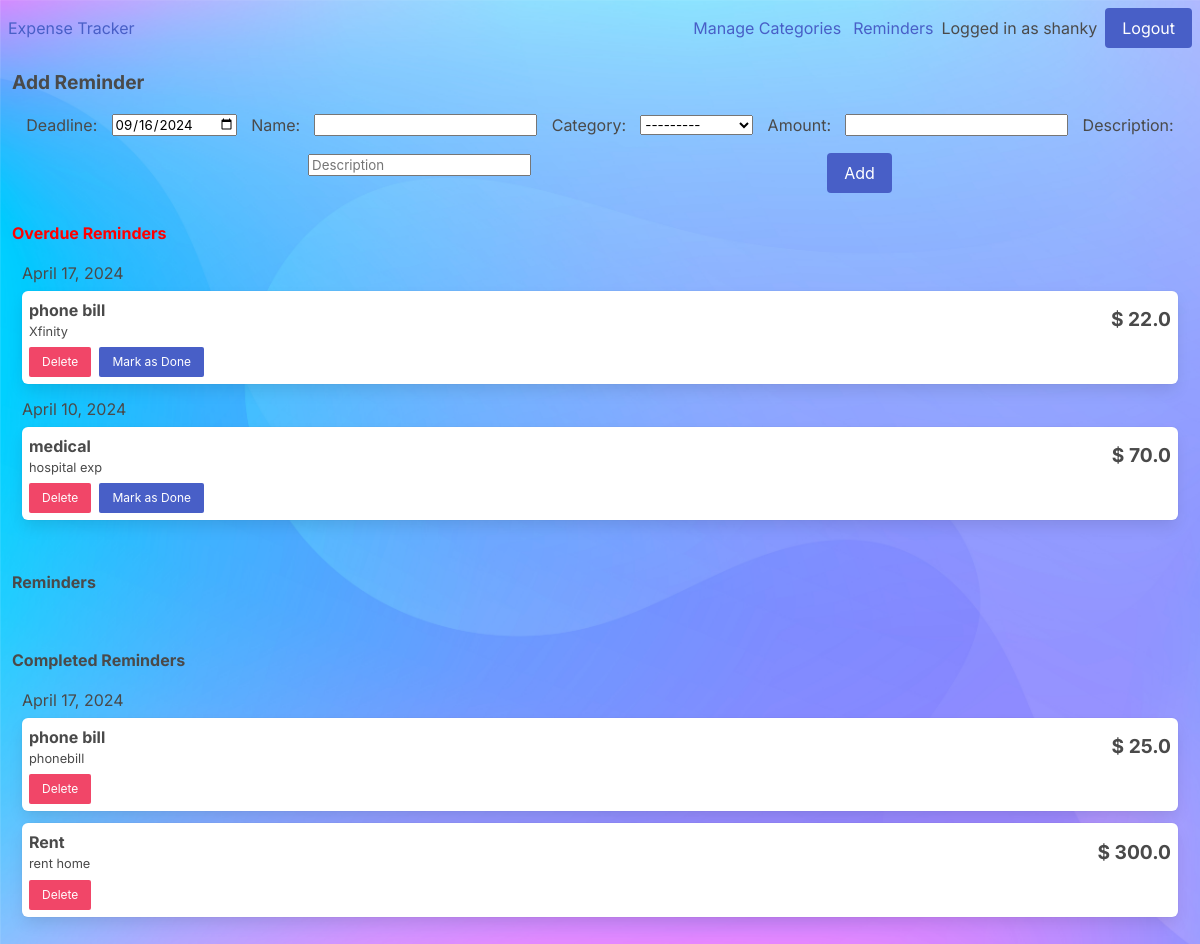
The app's page /reminders/ (signed in) with its own data.
### tracker/models.py (models this page shows, shortened)
class Category(models.Model):
    name = models.CharField(max_length=266)
    def __str__(self):
        return self.name

class Reminder(models.Model):
    deadline = models.DateField()
    name = models.CharField(max_length=266)
    category = models.ForeignKey('Category', on_delete=models.CASCADE)
    amount = models.FloatField()
    description = models.TextField(max_length=1024)
    done = models.BooleanField(default=False)
    owner = models.ForeignKey('auth.User', related_name='reminders', on_delete=models.CASCADE)

### tracker/views.py (the view, shortened to what this page needs)
# urls.py: path('reminders/', views.reminder, name='reminders'),
def reminder(request):
    reminder_by_date = {}
    overdue_reminders = {}
    done_reminders = {}
    for reminder in Reminder.objects.filter(
        owner=request.user, done=False, deadline__gte=datetime.date.today()
    ).order_by("-deadline"):
        if reminder.deadline not in reminder_by_date:
            reminder_by_date[reminder.deadline] = [reminder]
        else:
            reminder_by_date[reminder.deadline].append(reminder)
    for reminder in Reminder.objects.filter(
        owner=request.user, done=False, deadline__lt=datetime.date.today()
    ).order_by("-deadline"):
        if reminder.deadline not in overdue_reminders:
            overdue_reminders[reminder.deadline] = [reminder]
        else:
            overdue_reminders[reminder.deadline].append(reminder)
    for reminder in Reminder.objects.filter(owner=request.user, done=True).order_by(
        "-deadline"
    ):
        if reminder.deadline not in done_reminders:
            done_reminders[reminder.deadline] = [reminder]
        else:
            done_reminders[reminder.deadline].append(reminder)
    return render(
        request,
        "reminders.html",
        {
            "responseform": ReminderForm(),
            "reminders": reminder_by_date,
            "overdue_reminders": overdue_reminders,
            "done_reminders": done_reminders,
        },
    )

### tracker/forms.py
class ReminderForm(forms.ModelForm):
    class Meta:
        model = Reminder
        fields = ['deadline', 'name', 'category', 'amount', 'description']
        widgets = {
            'deadline': forms.DateInput(attrs={'type': 'date', 'class': 'form-control', 'value': datetime.date.today()}),
            'description': forms.TextInput(attrs={'class': 'form-control', 'placeholder': 'Description'}),
        }

### expensetracker/context_processors.py (called while the page is built)
def get_app_wide_configs(request):
    return {
        'CURRENCY': 'USD'
    }

### templates/reminders.html (shortened to what this page needs)
{% load bulma_tags %}
<!DOCTYPE html>
<head>
    <link rel="stylesheet" href="https://cdn.jsdelivr.net/npm/bulma@0.9.4/css/bulma.min.css">
</head>
<body>
    <div style="display: flex; justify-content: space-between; margin: 1vh; align-items: center;">
        <div><a href="/">
            Expense Tracker
        </a></div>
        {% if request.user.is_authenticated %}
            <div style="display: flex; align-items: center; width: 60%; gap: 8px; justify-content: end;">
                <div style="display: flex; align-items: center; margin-left: 12px; gap: 12px;">
                    <div><a href="{% url 'manage_category' %}">Manage Categories</a></div>
                    <div><a href="{% url 'reminders' %}">Reminders</a></div>
                </div>
                <div>Logged in as {{ request.user.username }}</div>
                <a class="button is-link" href="{% url 'logout' %}">Logout</a>
            </div>
        {% else %}
            <div>
                <a href="{% url 'login' %}">Login</a>
                <a href="{% url 'signup' %}">Signup</a>
            </div>
        {% endif %}
    </div>
    {% if request.user.is_authenticated %}
        <div style="display: flex; justify-content: center; flex-direction: column; padding: 12px;">
            <div style="font-size: 1.2rem; margin-bottom: 2vh; font-weight: bold;">Add Reminder</div>
            <form style="display: flex; justify-content: space-evenly; width: 100%; align-items: center; flex-wrap: wrap;" method="POST" action="{% url 'reminders' %}">
                {{ responseform | bulma }}
                <div class="field is-grouped" style="margin-top: 2vh;">
                    <div class="control">
                        <button class="button is-link">Add</button>
                    </div>
                </div>
            </form>
            <div style="display: flex; justify-content: space-between; align-items: center; margin-top: 20px;">
                <div style="font-weight: bold; margin-top: 8px; color: red;">
                    Overdue Reminders
                </div>
            </div>
            <div style="display: flex; padding: 10px; flex-direction: column; gap: 1px; margin-top: 6px;" id="reminders">
                {% for day, exps in overdue_reminders.items %}
                    <div>
                        <div style="font-weight: semibold; margin-bottom: 6px;">
                            {{day}}
                        </div>
                        {% for exp in exps %}
                            <div class="box" style="margin-bottom: 2px; margin-top: 2px; padding: 7px; margin-bottom: 12px;">
                                <div style="display: flex; align-items: center; justify-content: space-between;">
                                    <div>
                                        <div style="font-weight: bold;">{{exp.category}}</div>
                                        <div style="font-size: .8rem;">{{exp.description}}</div>
                                    </div>
                                    <div>
                                        <div style="font-size: 1.2rem; font-weight: bold;">$ {{exp.amount}}</div>
                                    </div>
                                </div>
                                <div style="display: flex; align-items: center; gap: 8px; margin-top: 6px;">
                                    <button class="button is-small is-danger" onclick="window.location.href='{% url 'delete_reminder' exp.id %}'; return false;">Delete</button>
                                    <button class="button is-small is-link" onclick="window.location.href='{% url 'done_reminder' exp.id %}'; return false;">Mark as Done</button>
                                </div>
                            </div>
                        {% endfor %}
                    </div>
                {% endfor %}
            </div>
            <div style="display: flex; justify-content: space-between; align-items: center; margin-top: 20px;">
                <div style="font-weight: bold; margin-top: 8px;">
                    Reminders
                </div>
            </div>
            <div style="display: flex; padding: 10px; flex-direction: column; gap: 1px; margin-top: 6px;" id="reminders">
            </div>
            <div style="display: flex; justify-content: space-between; align-items: center; margin-top: 20px;">
                <div style="font-weight: bold; margin-top: 8px;">
                    Completed Reminders
                </div>
            </div>
            <div style="display: flex; padding: 10px; flex-direction: column; gap: 1px; margin-top: 6px;" id="reminders">
                {% for day, exps in done_reminders.items %}
                    <div>
                        <div style="font-weight: semibold; margin-bottom: 6px;">
                            {{day}}
                        </div>
                        {% for exp in exps %}
                            <div class="box" style="margin-bottom: 2px; margin-top: 2px; padding: 7px; margin-bottom: 12px;">
                                <div style="display: flex; align-items: center; justify-content: space-between;">
                                    <div>
                                        <div style="font-weight: bold;">{{exp.category}}</div>
                                        <div style="font-size: .8rem;">{{exp.description}}</div>
                                    </div>
                                    <div>
                                        <div style="font-size: 1.2rem; font-weight: bold;">$ {{exp.amount}}</div>
                                    </div>
                                </div>
                                <div style="display: flex; align-items: center; gap: 8px; margin-top: 6px;">
                                    <button class="button is-small is-danger" onclick="window.location.href='{% url 'delete_reminder' exp.id %}'; return false;">Delete</button>
                                </div>
                            </div>
                        {% endfor %}
                    </div>
                {% endfor %}
            </div>
        </div>
    {% endif %}
</body>
</html>

### templates/reminders.html (style rules this page uses)
body { font-family: 'Cabin Condensed', sans-serif; font-family: 'Inter', sans-serif; }

### records on screen
Reminder: deadline "April 17, 2024", category "phone bill", description "Xfinity", amount "22.0"
Reminder: deadline "April 10, 2024", category "medical", description "hospital exp", amount "70.0"
Reminder: deadline "April 17, 2024", category "phone bill", description "phonebill", amount "25.0"
Reminder: category "Rent", description "rent home", amount "300.0"

### other values on screen
{{ request.user.username }} "shanky"
